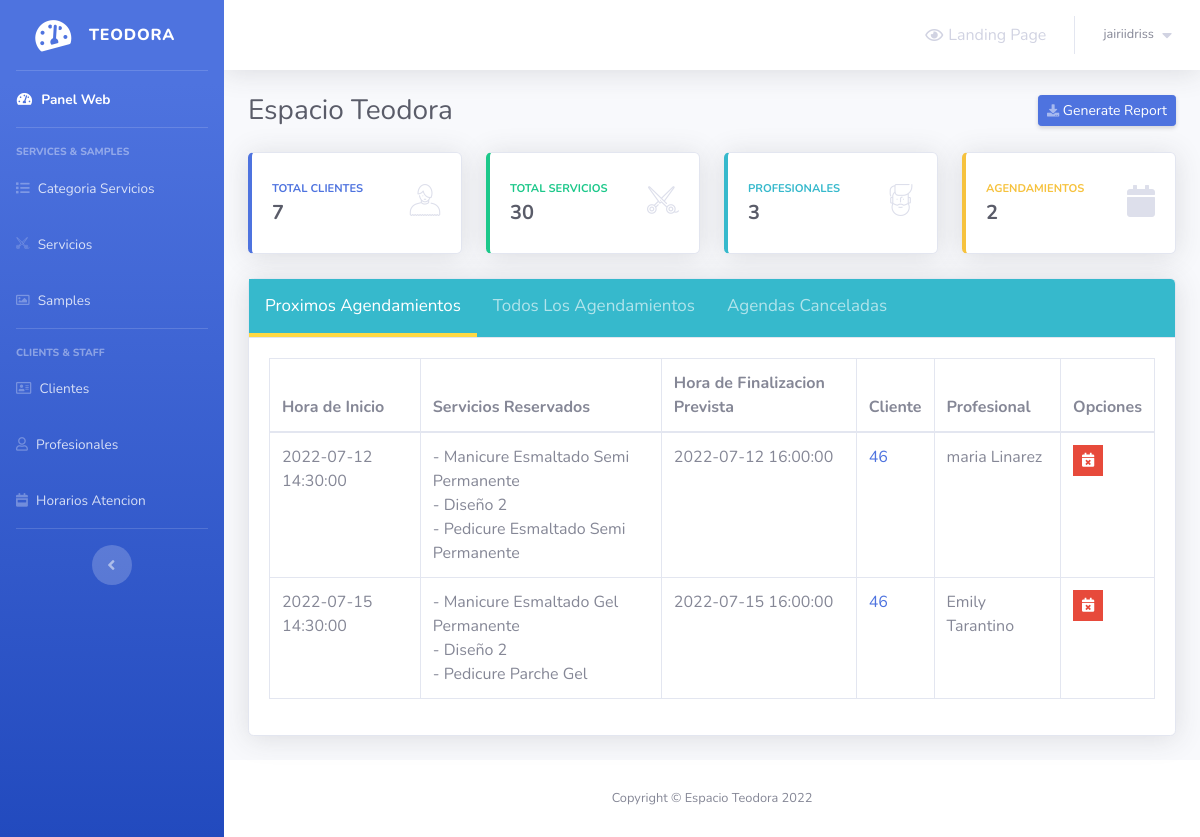
The app's page /admin/index_old.php (signed in), older data.
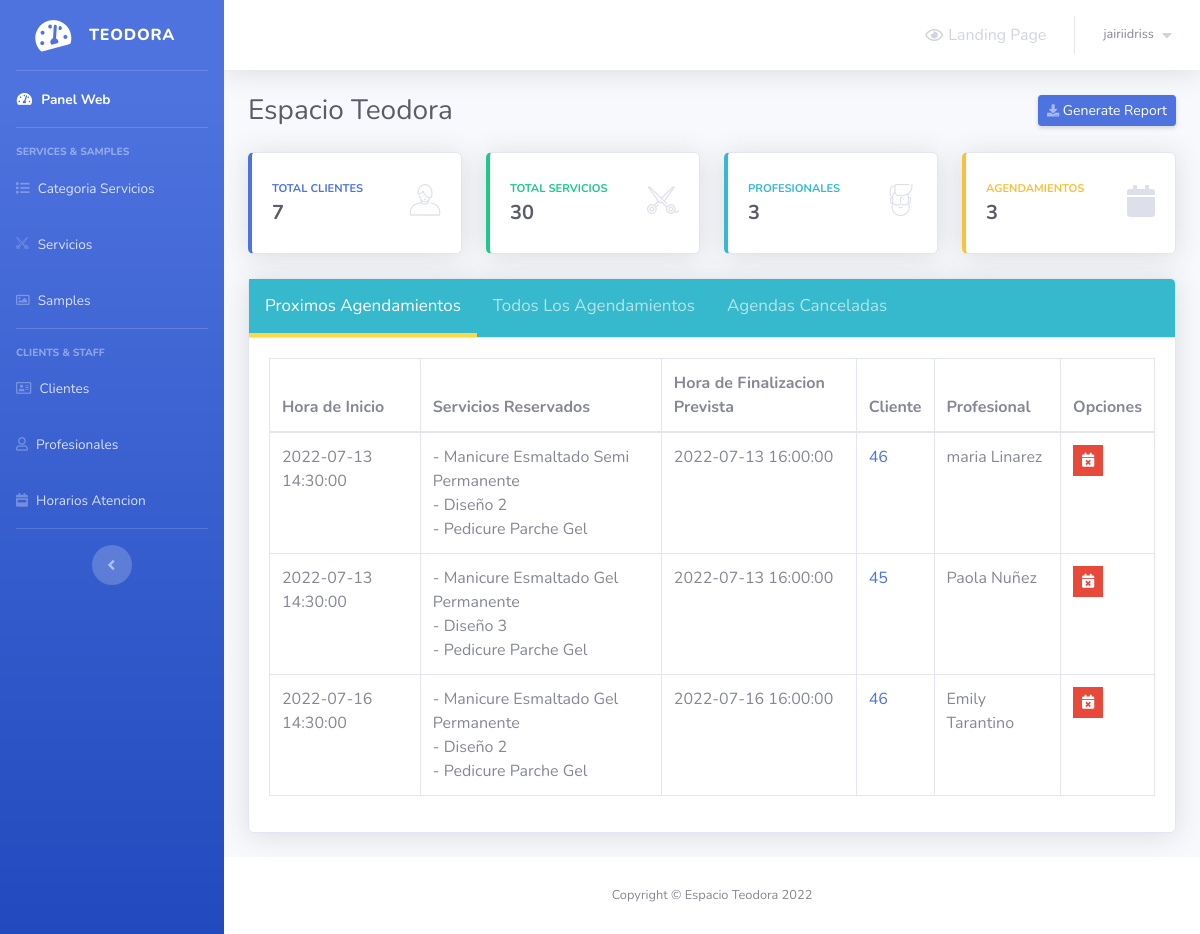
The same page, newer data.
### tables this page shows
CREATE TABLE `appointments` (
  `appointment_id` int(5) NOT NULL,
  `date_created` timestamp NULL DEFAULT current_timestamp(),
  `client_id` int(5) DEFAULT NULL,
  `employee_id` int(2) NOT NULL,
  `start_time` timestamp NULL DEFAULT NULL,
  `end_time_expected` timestamp NULL DEFAULT NULL,
  `canceled` tinyint(1) NOT NULL DEFAULT 0,
  `cancellation_reason` text DEFAULT NULL
);

CREATE TABLE `services` (
  `service_id` int(5) NOT NULL,
  `service_name` varchar(50) NOT NULL,
  `service_description` varchar(255) NOT NULL,
  `service_price` decimal(10,2) NOT NULL,
  `service_duration` int(5) NOT NULL,
  `category_id` int(2) NOT NULL,
  `child_id` int(3) NOT NULL DEFAULT 0
);

CREATE TABLE `clients` (
  `client_id` int(5) NOT NULL,
  `first_name` varchar(30) NOT NULL,
  `last_name` varchar(30) NOT NULL,
  `phone_number` varchar(30) NOT NULL,
  `client_email` varchar(50) NOT NULL
);

CREATE TABLE `employees` (
  `employee_id` int(2) NOT NULL,
  `first_name` varchar(20) NOT NULL,
  `last_name` varchar(20) NOT NULL,
  `phone_number` varchar(30) NOT NULL,
  `email` varchar(50) NOT NULL
);

### admin/Includes/functions/functions.php (called while the page is built, shortened)
<?php
    function countItems($item,$table)
	{
		global $con;
		$stat_ = $con->prepare("SELECT COUNT($item) FROM $table");
		$stat_->execute();
		return $stat_->fetchColumn();
	}

### admin/index_old.php (the view, shortened to what the changed rows need)
<?php
	if(isset($_SESSION['username_barbershop_Xw211qAAsq4']) && isset($_SESSION['password_barbershop_Xw211qAAsq4']))
	{
        include 'connect.php';
        include 'Includes/functions/functions.php';
        include 'Includes/templates/header.php';
?>
	<div class="container-fluid">
		<div class="d-sm-flex align-items-center justify-content-between mb-4">
			<h1 class="h3 mb-0 text-gray-800">Espacio Teodora</h1>
			<a href="#" class="d-none d-sm-inline-block btn btn-sm btn-primary shadow-sm">
				<i class="fas fa-download fa-sm text-white-50"></i>
				Generate Report
			</a>
		</div>
		<div class="row">
			<div class="col-xl-3 col-md-6 mb-4">
				<div class="card border-left-primary shadow h-100 py-2">
					<div class="card-body">
				  		<div class="row no-gutters align-items-center">
							<div class="col mr-2">
					  			<div class="text-xs font-weight-bold text-primary text-uppercase mb-1">
					  				Total Clientes
					  			</div>
					  			<div class="h5 mb-0 font-weight-bold text-gray-800"><?php echo countItems("client_id","clients")?></div>
							</div>
							<div class="col-auto">
					  			<i class="bs bs-boy fa-2x text-gray-300"></i>
							</div>
				  		</div>
					</div>
			  	</div>
			</div>
			<div class="col-xl-3 col-md-6 mb-4">
				<div class="card border-left-success shadow h-100 py-2">
					<div class="card-body">
				  		<div class="row no-gutters align-items-center">
							<div class="col mr-2">
					  			<div class="text-xs font-weight-bold text-success text-uppercase mb-1">
					  				Total Servicios
					  			</div>
					  			<div class="h5 mb-0 font-weight-bold text-gray-800"><?php echo countItems("service_id","services")?></div>
							</div>
							<div class="col-auto">
					  			<i class="bs bs-scissors-1 fa-2x text-gray-300"></i>
							</div>
				  		</div>
					</div>
			  	</div>
			</div>
			<div class="col-xl-3 col-md-6 mb-4">
				<div class="card border-left-info shadow h-100 py-2">
					<div class="card-body">
				  		<div class="row no-gutters align-items-center">
							<div class="col mr-2">
					  			<div class="text-xs font-weight-bold text-info text-uppercase mb-1">
					  				Profesionales
					  			</div>
					  			<div class="row no-gutters align-items-center">
									<div class="col-auto">
						  				<div class="h5 mb-0 mr-3 font-weight-bold text-gray-800"><?php echo countItems("employee_id","employees")?></div>
									</div>
					  			</div>
							</div>
							<div class="col-auto">
					  			<i class="bs bs-man fa-2x text-gray-300"></i>
							</div>
				  		</div>
					</div>
			  	</div>
			</div>
			<div class="col-xl-3 col-md-6 mb-4">
				<div class="card border-left-warning shadow h-100 py-2">
					<div class="card-body">
				  		<div class="row no-gutters align-items-center">
							<div class="col mr-2">
					  			<div class="text-xs font-weight-bold text-warning text-uppercase mb-1">
					  				Agendamientos
					  			</div>
					  			<div class="h5 mb-0 font-weight-bold text-gray-800"><?php echo countItems("appointment_id","appointments")?></div>
							</div>
							<div class="col-auto">
					  			<i class="fas fa-calendar fa-2x text-gray-300"></i>
							</div>
				 		</div>
					</div>
			  	</div>
			</div>
		</div>
        <div class="card shadow mb-4">
            <div class="card-header tab" style="padding: 0px !important;background: #36b9cc!important">
            	<button class="tablinks active" onclick="openTab(event, 'Upcoming')">
            		Proximos Agendamientos
            	</button>
                <button class="tablinks" onclick="openTab(event, 'All')">
                	Todos Los Agendamientos
                </button>
                <button class="tablinks" onclick="openTab(event, 'Canceled')">
                	Agendas Canceladas
                </button>
            </div>
            <div class="card-body">
            	<div class="table-responsive">
                	<table class="table table-bordered tabcontent" id="Upcoming" style="display:table" width="100%" cellspacing="0">
                  		<thead>
                                <tr>
                                    <th>
                                        Hora de Inicio
                                    </th>
                                    <th>
                                        Servicios Reservados
                                    </th>
                                    <th>
                                        Hora de Finalizacion Prevista
                                    </th>
                                    <th>
                                        Cliente
                                    </th>
                                    <th>
                                        Profesional
                                    </th>
                                    <th>
                                        Opciones
                                    </th>
                                </tr>
                            </thead>
                            <tbody>
                                <?php
                                    $stmt = $con->prepare("SELECT *
                                                    FROM appointments a , clients c
                                                    where start_time >= ?
                                                    and a.client_id = c.client_id
                                                    and canceled = 0
                                                    order by start_time;
                                                    ");
                                    $stmt->execute(array(date('Y-m-d H:i:s')));
                                    $rows = $stmt->fetchAll();
                                    $count = $stmt->rowCount();
                                    if($count == 0)
                                    {
                                        echo "<tr>";
                                            echo "<td colspan='5' style='text-align:center;'>";
                                                echo "La lista de sus próximas reservas se presentará aquí";
                                            echo "</td>";
                                        echo "</tr>";
                                    }
                                    else
                                    {
                                        foreach($rows as $row)
                                        {
                                            echo "<tr>";
                                                echo "<td>";
                                                    echo $row['start_time'];
                                                echo "</td>";
                                                echo "<td>";
                                                    $stmtServices = $con->prepare("SELECT service_name
                                                            from services s, services_booked sb
                                                            where s.service_id = sb.service_id
                                                            and appointment_id = ?");
                                                    $stmtServices->execute(array($row['appointment_id']));
                                                    $rowsServices = $stmtServices->fetchAll();
                                                    foreach($rowsServices as $rowsService)
                                                    {
                                                        echo "- ".$rowsService['service_name'];
                                                        if (next($rowsServices)==true)  echo " <br> ";
                                                    }
                                                echo "</td>";
                                                echo "<td>";
                                                    echo $row['end_time_expected'];
                                                echo "</td>";
                                                echo "<td>";
                                                    echo "<a href = #>";
                                                        echo $row['client_id'];
                                                    echo "</a>";
                                                echo "</td>";
                                                echo "<td>";
                                                    $stmtEmployees = $con->prepare("SELECT first_name,last_name
                                                            from employees e, appointments a
                                                            where e.employee_id = a.employee_id
                                                            and a.appointment_id = ?");
                                                    $stmtEmployees->execute(array($row['appointment_id']));
                                                    $rowsEmployees = $stmtEmployees->fetchAll();
                                                    foreach($rowsEmployees as $rowsEmployee)
                                                    {
                                                        echo $rowsEmployee['first_name']." ".$rowsEmployee['last_name'];
                                                    }
                                                echo "</td>";
                                                echo "<td>";
                                                	$cancel_data = "cancel_appointment_".$row["appointment_id"];
                                               		?>
                                               		<ul class="list-inline m-0">
                                                        <li class="list-inline-item" data-toggle="tooltip" title="Cancel Appointment">
                                                            <button class="btn btn-danger btn-sm rounded-0" type="button" data-toggle="modal" data-target="#<?php echo $cancel_data; ?>" data-placement="top">
                                                                <i class="fas fa-calendar-times"></i>
                                                            </button>
                                                        </li>
                                                    </ul>
                                               		<?php
                                                echo "</td>";
                                            echo "</tr>";
                                        }
                                    }
                                ?>
                            </tbody>
                	</table>
              	</div>
            </div>
        </div>
	</div>
<?php
		include 'Includes/templates/footer.php';
	}
	else
    {
    	header('Location: login.php');
        exit();
    }
?>

Row changes from the older to the newer data that the page shows:
removed appointments: start_time "2022-07-12 14:30:00", end_time_expected "2022-07-12 16:00:00", client.client_id "46", services (service_name "Manicure Esmaltado Semi Permanente"), services (service_name "Diseño 2"), employees (first_name "maria", last_name "Linarez")
no longer on this page (row unchanged): services: service_name "Pedicure Esmaltado Semi Permanente", shown under "2022-07-12 14:30:00"
removed appointments: start_time "2022-07-15 14:30:00", end_time_expected "2022-07-15 16:00:00", client.client_id "46", services (service_name "Manicure Esmaltado Gel Permanente"), services (service_name "Diseño 2"), services (service_name "Pedicure Parche Gel"), employees (first_name "Emily", last_name "Tarantino")
added appointments: start_time "2022-07-13 14:30:00", end_time_expected "2022-07-13 16:00:00", client.client_id "46", services (service_name "Manicure Esmaltado Semi Permanente"), services (service_name "Diseño 2"), services (service_name "Pedicure Parche Gel"), employees (first_name "maria", last_name "Linarez")
added appointments: start_time "2022-07-13 14:30:00", end_time_expected "2022-07-13 16:00:00", client.client_id "45", services (service_name "Manicure Esmaltado Gel Permanente"), services (service_name "Pedicure Parche Gel")
now on this page (row unchanged): services: service_name "Diseño 3", shown under "2022-07-13 14:30:00"
now on this page (row unchanged): employees: first_name "Paola", last_name "Nuñez", shown under "2022-07-13 14:30:00"
added appointments: start_time "2022-07-16 14:30:00", end_time_expected "2022-07-16 16:00:00", client.client_id "46", services (service_name "Manicure Esmaltado Gel Permanente"), services (service_name "Diseño 2"), services (service_name "Pedicure Parche Gel"), employees (first_name "Emily", last_name "Tarantino")
Text that changed along with them:
countItems("appointment_id","appointments"): "2" → "3"
